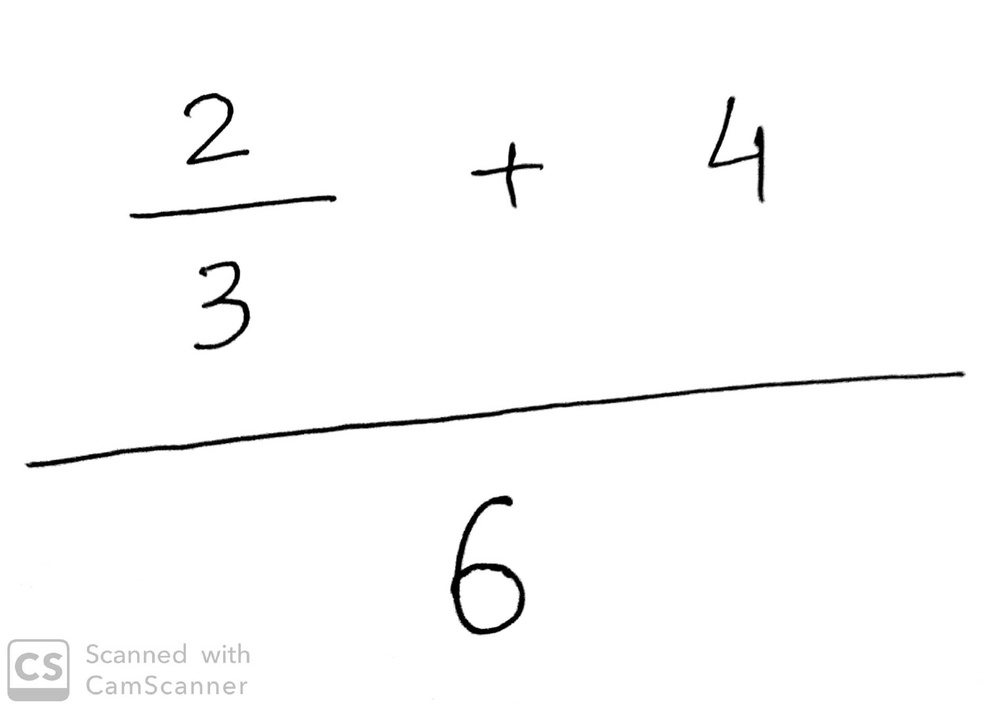
#> input picture python/images/Img4.jpg, 995 x 709 px, shrunk from 1884 x 1344 before the run, found by its file name
$ python preprocessing.py
#> lines starting #> are read from the running program, lines starting #| are printed output that depends on the picture; after the words box and inside, x2 and y2 are one past the last pixel; in counts of white or black regions, pixels touching at a corner belong together
import cv2
import numpy as np
import matplotlib.pyplot as plt

def preprocess_image(image_path):

#> called with image_path = 'python\\images\\Img4.jpg'
    img = cv2.imread(image_path)
#> img is the input picture: shape (709, 995, 3); min 0, max 255, mean 250.8

    if img is None:
        raise ValueError(f"Unable to read the image file: {image_path}")

    gray = cv2.cvtColor(img, cv2.COLOR_BGR2GRAY)

    blurred = cv2.GaussianBlur(gray, (5, 5), 0)


    thresh = cv2.adaptiveThreshold(blurred, 255, cv2.ADAPTIVE_THRESH_GAUSSIAN_C, cv2.THRESH_BINARY, 11, 2)
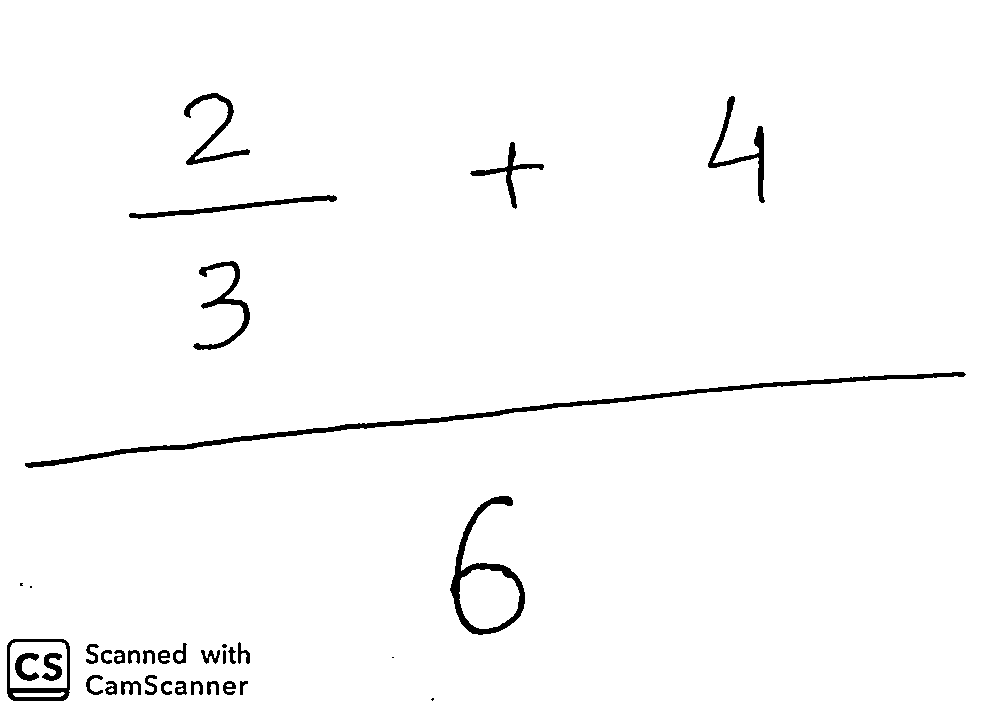
#> thresh: shape (709, 995); 97.9% white; 36 black regions (5 under 20 px), largest, box (x1, y1, x2, y2) and area: (25, 372, 966, 468) 4343, (450, 496, 525, 635) 1980, (708, 96, 765, 203) 1036


    kernel = np.ones((1, 1), np.uint8)
    dilated = cv2.dilate(thresh, kernel, iterations=1)


    eroded = cv2.erode(dilated, kernel, iterations=1)

    return img, eroded


image_path = "python\images\Img4.jpg"

try:

    original, preprocessed = preprocess_image(image_path)


    plt.figure(figsize=(12, 6))
    plt.subplot(121)
    plt.imshow(cv2.cvtColor(original, cv2.COLOR_BGR2RGB))
    plt.title("Original Image")
    plt.axis('off')

    plt.subplot(122)
    plt.imshow(preprocessed, cmap='gray')
    plt.title("Preprocessed Image")
    plt.axis('off')

    plt.tight_layout()
    plt.show()
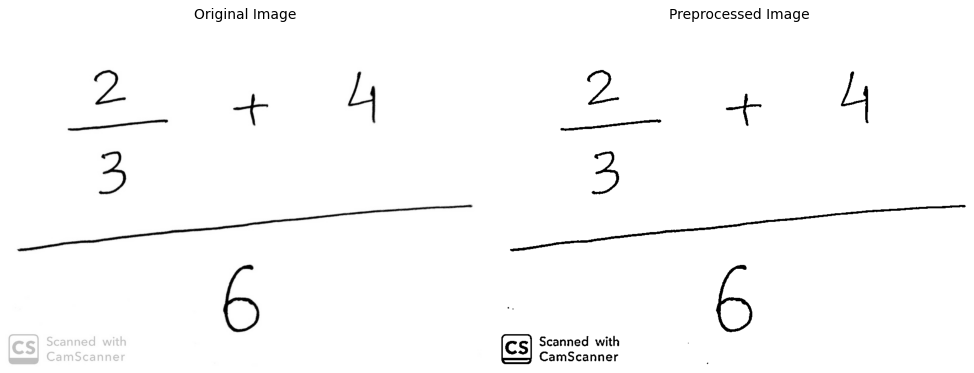
#> figure drawn by matplotlib, 2 panels

    # Save the preprocessed image
    cv2.imwrite("preprocessed_"+image_path, preprocessed)
    print("Preprocessed image saved as 'preprocessed_"+image_path)

except Exception as e:
    print(f"An error occurred: {str(e)}")
    print("Please ensure that the image file exists and is in the correct format.")

$ run again, with python/images/0.jpg copied over python/images/Img4.jpg
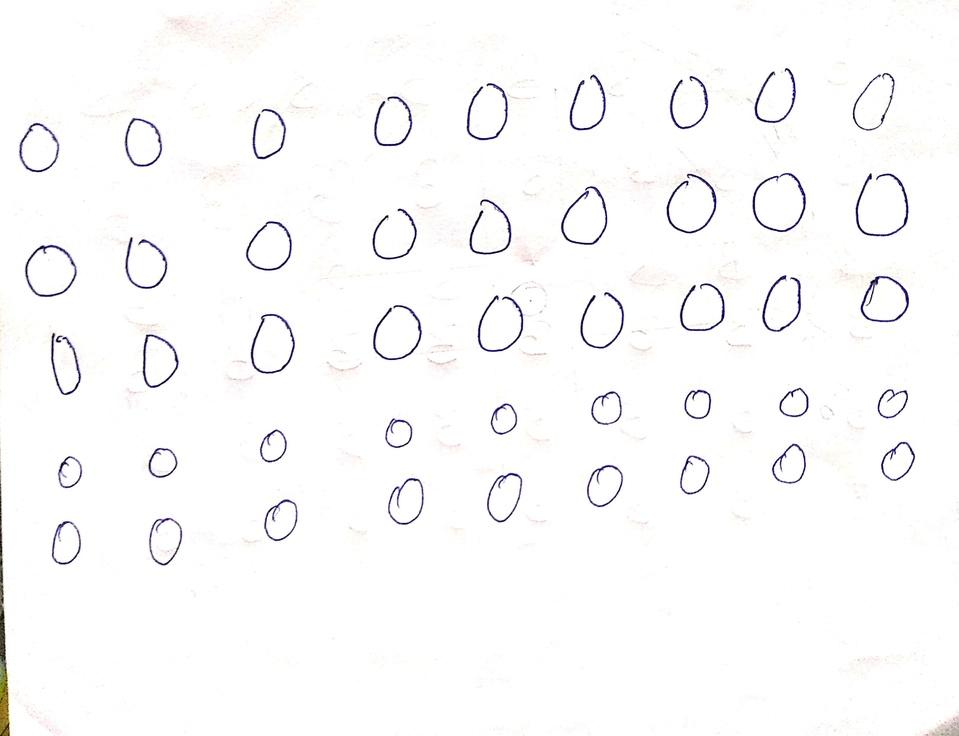
#> input picture python/images/0.jpg, 959 x 736 px, shrunk from 3236 x 2484 before the run, found by its file name
#> in preprocess_image, img is the input picture: shape (736, 959, 3); mean B, G, R 250.7, 250.3, 250.7
#> in preprocess_image, `thresh = cv2.adaptiveThreshold(blurred, 255, cv2.ADAPTIVE_THRESH_GAUSS..`:
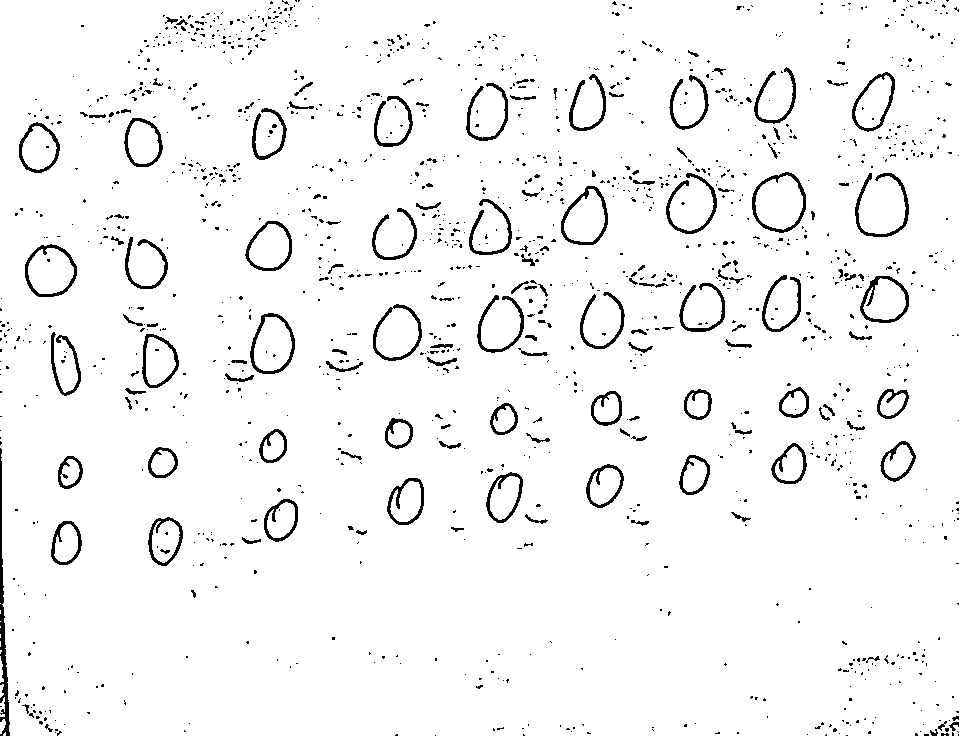
#> thresh: shape (736, 959); 95.6% white; 1408 black regions (1258 under 20 px), largest, box (x1, y1, x2, y2) and area: (0, 448, 10, 736) 1000, (855, 173, 909, 237) 608, (752, 172, 806, 233) 569
#> `plt.show()`:
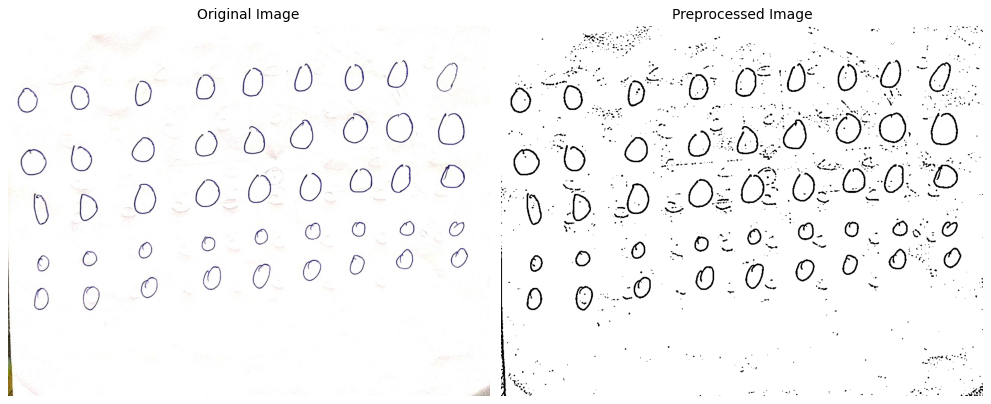
#> figure drawn by matplotlib, 2 panels

$ run again, with python/images/1.jpg copied over python/images/Img4.jpg
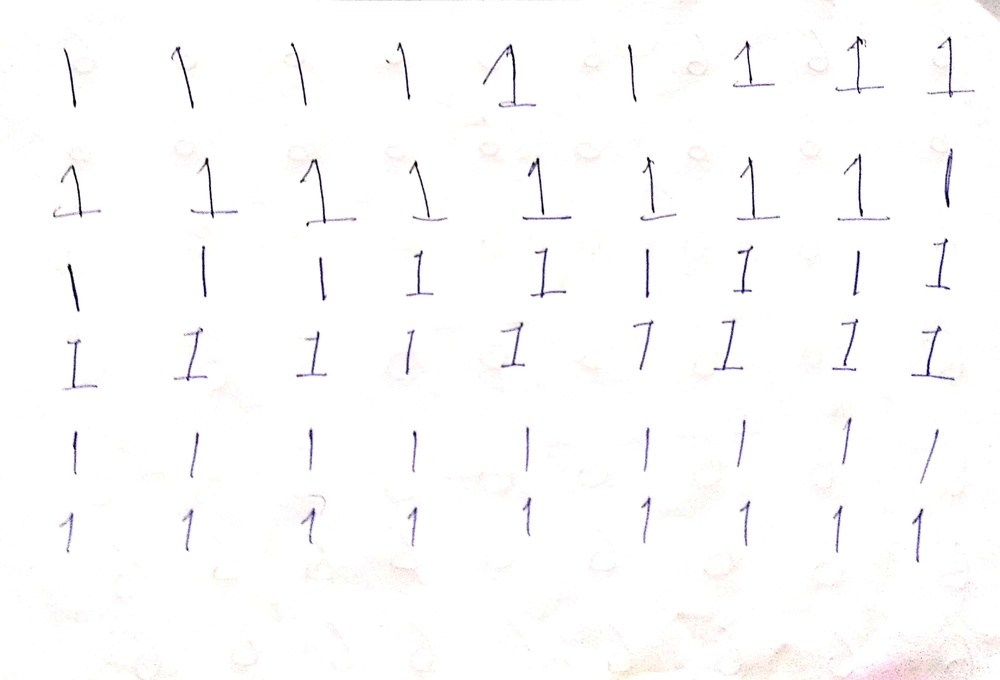
#> input picture python/images/1.jpg, 1000 x 680 px, shrunk from 3252 x 2212 before the run, found by its file name
#> in preprocess_image, img is the input picture: shape (680, 1000, 3); mean B, G, R 252.3, 252, 252.4
#> in preprocess_image, `thresh = cv2.adaptiveThreshold(blurred, 255, cv2.ADAPTIVE_THRESH_GAUSS..`:
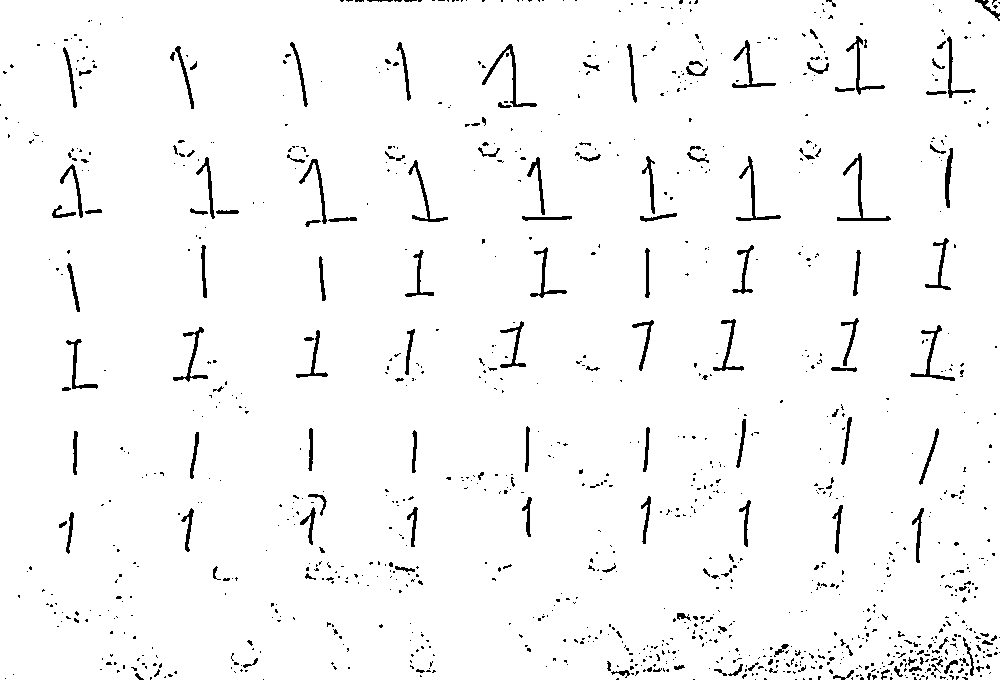
#> thresh: shape (680, 1000); 96.8% white; 1121 black regions (970 under 20 px), largest, box (x1, y1, x2, y2) and area: (837, 153, 891, 221) 449, (482, 44, 537, 107) 423, (736, 156, 781, 221) 386
#> `plt.show()`:
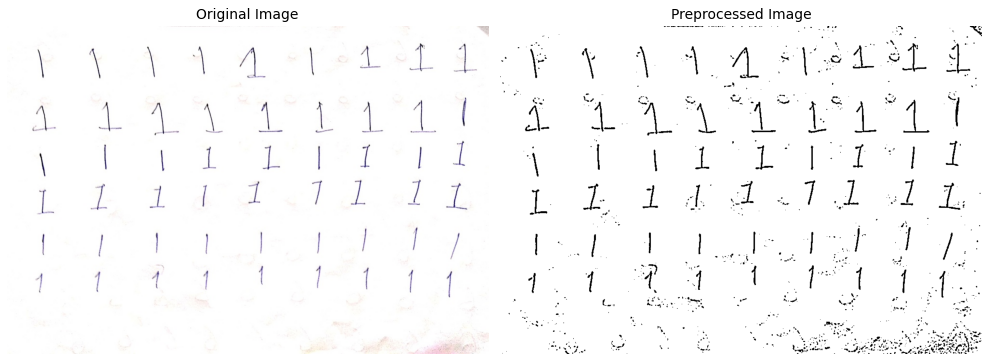
#> figure drawn by matplotlib, 2 panels

$ run again, with python/images/10.jpg copied over python/images/Img4.jpg
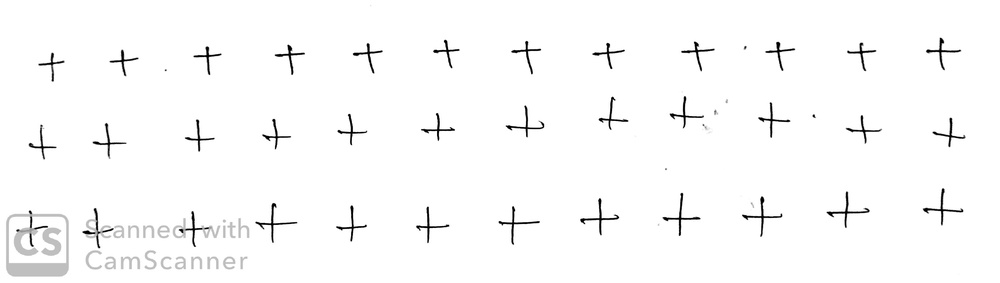
#> input picture python/images/10.jpg, 1000 x 283 px, shrunk from 3368 x 952 before the run, found by its file name
#> in preprocess_image, img is the input picture: shape (283, 1000, 3); min 0, max 255, mean 250.1
#> in preprocess_image, `thresh = cv2.adaptiveThreshold(blurred, 255, cv2.ADAPTIVE_THRESH_GAUSS..`:
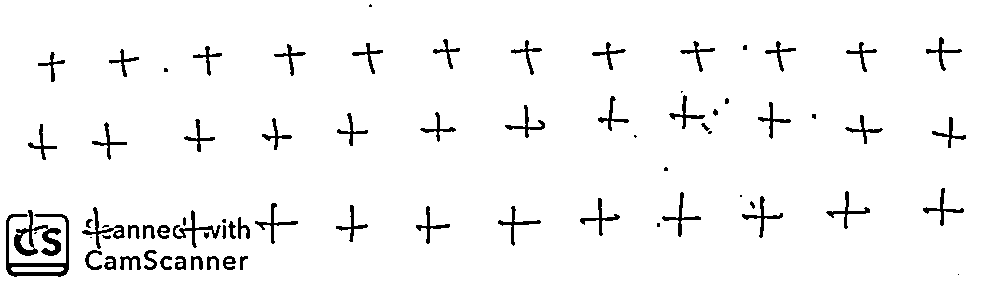
#> thresh: shape (283, 1000); 96% white; 76 black regions (15 under 20 px), largest, box (x1, y1, x2, y2) and area: (6, 214, 69, 277) 970, (14, 210, 61, 256) 757, (173, 210, 221, 248) 346
#> `plt.show()`:
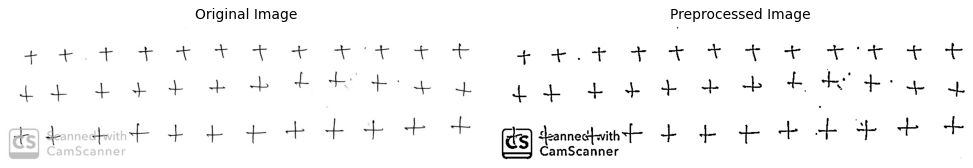
#> figure drawn by matplotlib, 2 panels
